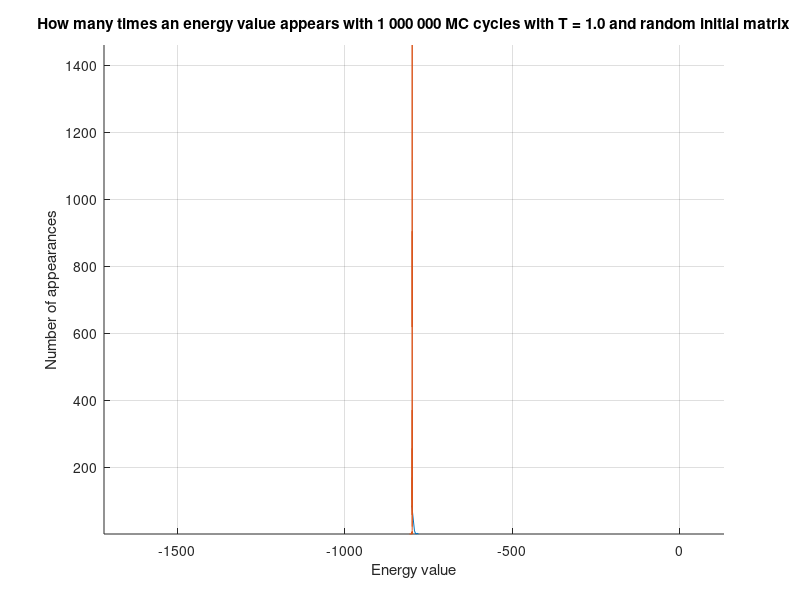
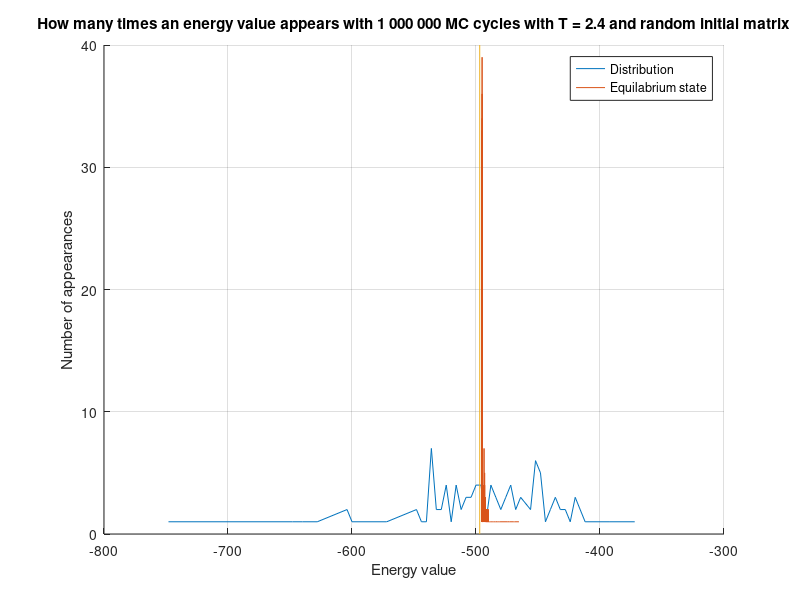

Here is the MATLAB script that generated these plots, in order:
addpath('C:\Users\sande\OneDrive\Dokumenter\GitHub\Assigment-4\code\build-project4-Desktop_Qt_5_9_2_MSVC2017_64bit-Debug') %Change to build path
E = load('energy1.000000.txt');
EU = load('energyUP1.000000.txt');
E2 = load('energy2.400000.txt');
E2U = load('energyUP2.400000.txt');

edges = unique(E);
edgesU = unique(EU);
counts = histc(E(:), edges);
countsU = histc(EU(:), edgesU);

edgesT24 = unique(E2);
edgesT24U = unique(E2U);
countsT24 = histc(E2(:), edgesT24);
countsT24U = histc(E2U(:), edgesT24U);

%%
figure(1) %T = 1.0
hold on
plot(edges,counts)
plot(edgesU,countsU)
grid on
axis equal
xlabel('Energy value')
ylabel('Number of appearances')
title('How many times an energy value appears with 1 000 000 MC cycles with T = 1.0 and random initial matrix')

figure(2) %T = 2.
hold on
plot(edgesT24,countsT24)
plot(edgesT24U,countsT24U)
plot([-497 -497], ylim)
grid on
xlabel('Energy value')
ylabel('Number of appearances')
legend('Distribution', 'Equilabrium state')
title('How many times an energy value appears with 1 000 000 MC cycles with T = 2.4 and random initial matrix')

%%
variance = var(E2)
